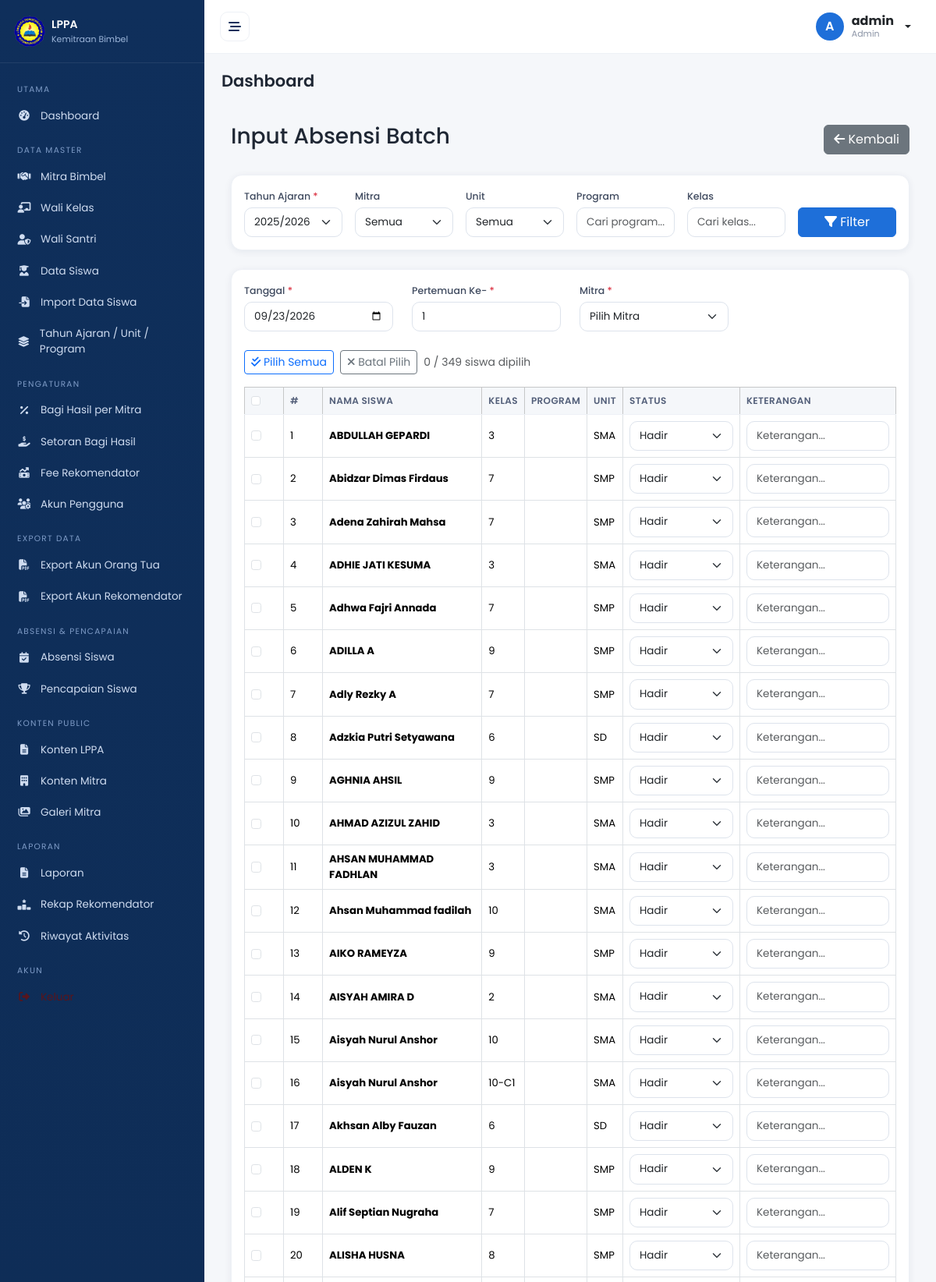
The page /admin/input_absensi_batch.php?academic_year_id=2 (signed in, upper part) on the database its author committed.
### tables this page shows
CREATE TABLE `students` (
  `id` int(11) NOT NULL,
  `nis_nisn` varchar(50) DEFAULT NULL,
  `partner_id` int(11) DEFAULT NULL,
  `academic_year_id` int(11) DEFAULT NULL,
  `unit_id` int(11) DEFAULT NULL,
  `tanggal_pendaftaran` date NOT NULL,
  `nama_siswa` varchar(150) NOT NULL,
  `kelas` varchar(50) DEFAULT NULL,
  `kategori_peserta` enum('reguler','khusus') DEFAULT 'reguler',
  `program_bimbel` varchar(150) DEFAULT NULL,
  `biaya_pendaftaran` decimal(14,2) NOT NULL DEFAULT 0.00,
  `triwulan` enum('I','II','III','IV') DEFAULT NULL,
  `is_psam` enum('Ya','Tidak') NOT NULL DEFAULT 'Tidak',
  `total_biaya` decimal(14,2) NOT NULL DEFAULT 0.00,
  `biaya_program` decimal(14,2) NOT NULL DEFAULT 0.00,
  `status_pembayaran` enum('angsuran','lunas') NOT NULL DEFAULT 'angsuran',
  `wali_kelas_id` int(11) DEFAULT NULL,
  `wali_santri_id` int(11) DEFAULT NULL,
  `keterangan` text DEFAULT NULL,
  `created_at` timestamp NOT NULL DEFAULT current_timestamp(),
  `updated_at` timestamp NOT NULL DEFAULT current_timestamp() ON UPDATE current_timestamp()
);

CREATE TABLE `units` (
  `id` int(11) NOT NULL,
  `nama_unit` varchar(100) NOT NULL,
  `status` enum('aktif','nonaktif') NOT NULL DEFAULT 'aktif'
);

### config/app.php (called while the page is built, shortened)
<?php
function base_url(string $path = ''): string {
    $script = str_replace('\\', '/', dirname($_SERVER['SCRIPT_NAME'] ?? '/'));
    $parts = explode('/', trim($script, '/'));
    $last  = end($parts);
    if (in_array($last, ['admin', 'mitra', 'wali', 'orang_tua', 'auth', 'reports'], true)) {
        array_pop($parts);
    }
    $base = '/' . implode('/', array_filter($parts));
    $base = rtrim($base, '/');
    if ($path !== '') {
        $qpos = strpos($path, '?');
        $pathOnly = $qpos !== false ? substr($path, 0, $qpos) : $path;
        $queryStr = $qpos !== false ? substr($path, $qpos) : '';
        if (substr($pathOnly, -4) === '.php') {
            $pathOnly = substr($pathOnly, 0, -4);
        }
        $path = $pathOnly . $queryStr;
    }
    return $base . '/' . ltrim($path, '/');
}
require_once __DIR__ . '/database.php';
require_once __DIR__ . '/../includes/functions.php';

### config/database.php (called while the page is built, shortened)
<?php
function db(): PDO {
    static $pdo = null;
    if ($pdo === null) {
        $dsn = 'mysql:host=' . DB_HOST . ';dbname=' . DB_NAME . ';charset=' . DB_CHARSET;
        try {
            $pdo = new PDO($dsn, DB_USER, DB_PASS, [
                PDO::ATTR_ERRMODE            => PDO::ERRMODE_EXCEPTION,
                PDO::ATTR_DEFAULT_FETCH_MODE => PDO::FETCH_ASSOC,
                PDO::ATTR_EMULATE_PREPARES   => false,
            ]);
        } catch (PDOException $e) {
            die('Koneksi database gagal: ' . htmlspecialchars($e->getMessage()));
        }
    }
    return $pdo;
}

### includes/functions.php (called while the page is built, shortened)
<?php
function e($v): string { return htmlspecialchars((string)$v, ENT_QUOTES, 'UTF-8'); }

### includes/auth.php (called while the page is built, shortened)
<?php
require_once __DIR__ . '/../config/app.php';
function role(): string { return $_SESSION['user']['role'] ?? ''; }

### admin/input_absensi_batch.php (the view, shortened to what this page needs)
<?php
require_once __DIR__ . '/../includes/auth.php';
$partnerId = role() === 'mitra' ? my_partner_id() : null;
$academicYearId = $_GET['academic_year_id'] ?? '';
$program = $_GET['program'] ?? '';
$kelas = $_GET['kelas'] ?? '';
$where = ["1=1"];
$params = [];
if ($academicYearId) {
    $where[] = "s.academic_year_id = ?";
    $params[] = $academicYearId;
}
$whereClause = implode(' AND ', $where);
$students = db()->prepare("SELECT s.*, p.nama_mitra, ay.nama_tahun_ajaran, u.nama_unit
FROM students s
LEFT JOIN partners p ON s.partner_id = p.id
LEFT JOIN academic_years ay ON s.academic_year_id = ay.id
LEFT JOIN units u ON s.unit_id = u.id
WHERE $whereClause
ORDER BY s.nama_siswa ASC");
$students->execute($params);
$students = $students->fetchAll();
$academicYears = db()->query("SELECT * FROM academic_years ORDER BY nama_tahun_ajaran DESC")->fetchAll();
require_once __DIR__ . '/../includes/header.php';
?>
<div class="container-fluid py-4">
    <div class="d-flex justify-content-between align-items-center mb-4">
        <h3>Input Absensi Batch</h3>
        <a href="<?= base_url('admin/absensi.php') ?>" class="btn btn-secondary">
            <i class="fa-solid fa-arrow-left"></i> Kembali
        </a>
    </div>
    <div class="card mb-4">
        <div class="card-body">
            <form method="GET" id="filterForm" class="row g-3">
                <div class="col-md-2">
                    <label class="form-label">Tahun Ajaran <span class="text-danger">*</span></label>
                    <select name="academic_year_id" class="form-select" onchange="submitFilter()">
                        <?php foreach ($academicYears as $ay): ?>
                            <option value="<?= $ay['id'] ?>" <?= $academicYearId == $ay['id'] ? 'selected' : '' ?>>
                                <?= e($ay['nama_tahun_ajaran']) ?>
                            </option>
                        <?php endforeach; ?>
                    </select>
                </div>
                <?php if (role() === 'admin'): ?>
                <div class="col-md-2">
                    <label class="form-label">Mitra</label>
                    <select name="partner_id" class="form-select">
                        <option value="">Semua</option>
                    </select>
                </div>
                <?php endif; ?>
                <div class="col-md-2">
                    <label class="form-label">Unit</label>
                    <select name="unit_id" class="form-select">
                        <option value="">Semua</option>
                    </select>
                </div>
                <div class="col-md-2">
                    <label class="form-label">Program</label>
                    <input type="text" name="program" class="form-control" value="<?= e($program) ?>" placeholder="Cari program...">
                </div>
                <div class="col-md-2">
                    <label class="form-label">Kelas</label>
                    <input type="text" name="kelas" class="form-control" value="<?= e($kelas) ?>" placeholder="Cari kelas...">
                </div>
                <div class="col-md-2 d-flex align-items-end">
                    <button type="submit" class="btn btn-primary w-100">
                        <i class="fa-solid fa-filter"></i> Filter
                    </button>
                </div>
            </form>
        </div>
    </div>
    <div class="card">
        <div class="card-body">
            <form method="POST">
                <div class="row mb-4">
                    <div class="col-md-3">
                        <label class="form-label">Tanggal <span class="text-danger">*</span></label>
                        <input type="date" name="tanggal" class="form-control" required value="<?= date('Y-m-d') ?>">
                    </div>
                    <div class="col-md-3">
                        <label class="form-label">Pertemuan Ke- <span class="text-danger">*</span></label>
                        <input type="number" name="pertemuan_ke" class="form-control" required min="1" value="1">
                    </div>
                    <?php if (role() === 'admin'): ?>
                    <div class="col-md-3">
                        <label class="form-label">Mitra <span class="text-danger">*</span></label>
                        <select name="partner_id" class="form-select" required>
                            <option value="">Pilih Mitra</option>
                        </select>
                    </div>
                    <?php else: ?>
                    <input type="hidden" name="partner_id" value="<?= $partnerId ?>">
                    <?php endif; ?>
                </div>
                <?php if (!$academicYearId): ?>
                    <div class="alert alert-info">
                        <i class="fa-solid fa-circle-info me-2"></i>
                        Pilih Tahun Ajaran pada filter di atas untuk menampilkan daftar siswa. Hanya siswa pada tahun ajaran terpilih yang akan ditampilkan.
                    </div>
                <?php else: ?>
                    <div class="mb-3 d-flex flex-wrap align-items-center gap-2">
                        <button type="button" class="btn btn-sm btn-outline-primary" onclick="selectAll()">
                            <i class="fa-solid fa-check-double"></i> Pilih Semua
                        </button>
                        <button type="button" class="btn btn-sm btn-outline-secondary" onclick="deselectAll()">
                            <i class="fa-solid fa-times"></i> Batal Pilih
                        </button>
                        <span class="text-muted" id="selectedCount">0 / <?= count($students) ?> siswa dipilih</span>
                    </div>
                    <div class="table-responsive">
                        <table class="table table-bordered table-hover">
                            <thead class="table-light">
                                <tr>
                                    <th style="width: 50px;">
                                        <input type="checkbox" class="form-check-input" id="selectAllCheckbox" onchange="toggleSelectAll()">
                                    </th>
                                    <th style="width: 50px;">#</th>
                                    <th>Nama Siswa</th>
                                    <th>Kelas</th>
                                    <th>Program</th>
                                    <th>Unit</th>
                                    <th style="width: 150px;">Status</th>
                                    <th style="width: 200px;">Keterangan</th>
                                </tr>
                            </thead>
                            <tbody>
                                <?php foreach ($students as $index => $s): ?>
                                    <tr>
                                        <td>
                                            <input type="checkbox" class="form-check-input student-checkbox" name="selected_students[]" value="<?= $s['id'] ?>" onchange="updateSelectedCount()">
                                        </td>
                                        <td><?= $index + 1 ?></td>
                                        <td><strong><?= e($s['nama_siswa']) ?></strong></td>
                                        <td><?= e($s['kelas']) ?></td>
                                        <td><?= e($s['program_bimbel']) ?></td>
                                        <td><?= e($s['nama_unit']) ?></td>
                                        <td>
                                            <select name="attendance[<?= $s['id'] ?>]" class="form-select form-select-sm">
                                                <option value="hadir" selected>Hadir</option>
                                            </select>
                                        </td>
                                        <td>
                                            <input type="text" name="keterangan[<?= $s['id'] ?>]" class="form-control form-control-sm" placeholder="Keterangan...">
                                        </td>
                                    </tr>
                                <?php endforeach; ?>
                            </tbody>
                        </table>
                    </div>
                <?php endif; ?>
            </form>
        </div>
    </div>
</div>
<?php require_once __DIR__ . '/../includes/footer.php'; ?>

### assets/css/style.css (style rules this page uses)
:root { --navy:#0f2f5b; --navy-700:#14406f; --blue:#1e6fd9; --blue-100:#e8f1fd; --gray-50:#f5f7fa; --gray-100:#eef1f6; --gray-400:#8a93a5; --text:#1f2734; --green:#16a34a; --amber:#d97706; --red:#dc2626; --radius:14px; --shadow:0 2px 10px rgba(15,47,91,.07); --sidebar-w:262px; }
* { box-sizing:border-box }
html,body { overflow-x:hidden }
body { margin:0;font-family:'Poppins',system-ui,sans-serif;background:var(--gray-50);color:var(--text);font-size:14px }
a { text-decoration:none }
.card { border:1px solid var(--gray-100);border-radius:var(--radius);box-shadow:var(--shadow) }
.table { font-size:13.2px;margin:0 }
.table>thead th { background:var(--gray-50);color:#54607a;font-weight:600;font-size:12px;text-transform:uppercase;letter-spacing:.03em;white-space:nowrap;border-bottom:1px solid var(--gray-100) }
.table>tbody td { vertical-align:middle }
.btn-primary { background:var(--blue);border-color:var(--blue) }
.form-label { font-size:12.5px;font-weight:500;color:#3f4a5f;margin-bottom:4px }
.form-control,.form-select { border-radius:10px;border-color:#dde3ec;font-size:13.5px;padding:.5rem .75rem }

### rows shown on the page
students: nama_siswa "ABDULLAH GEPARDI", kelas "3", unit.nama_unit "SMA", id "Hadir"
students: nama_siswa "Abidzar Dimas Firdaus", kelas "7", unit.nama_unit "SMP", id "Hadir"
students: nama_siswa "Adena Zahirah Mahsa", kelas "7", unit.nama_unit "SMP", id "Hadir"
students: nama_siswa "ADHIE JATI KESUMA", kelas "3", unit.nama_unit "SMA", id "Hadir"
students: nama_siswa "Adhwa Fajri Annada", kelas "7", unit.nama_unit "SMP", id "Hadir"
students: nama_siswa "ADILLA A", kelas "9", unit.nama_unit "SMP", id "Hadir"
students: nama_siswa "Adly Rezky A", kelas "7", unit.nama_unit "SMP", id "Hadir"
students: nama_siswa "Adzkia Putri Setyawana", kelas "6", unit.nama_unit "SD", id "Hadir"
students: nama_siswa "AGHNIA AHSIL", kelas "9", unit.nama_unit "SMP", id "Hadir"
students: nama_siswa "AHMAD AZIZUL ZAHID", kelas "3", unit.nama_unit "SMA", id "Hadir"
students: nama_siswa "AHSAN MUHAMMAD FADHLAN", kelas "3", unit.nama_unit "SMA", id "Hadir"
students: nama_siswa "Ahsan Muhammad fadilah", kelas "10", unit.nama_unit "SMA", id "Hadir"
students: nama_siswa "AIKO RAMEYZA", kelas "9", unit.nama_unit "SMP", id "Hadir"
students: nama_siswa "AISYAH AMIRA D", kelas "2", unit.nama_unit "SMA", id "Hadir"
students: nama_siswa "Aisyah Nurul Anshor", kelas "10", unit.nama_unit "SMA", id "Hadir"
students: nama_siswa "Aisyah Nurul Anshor", kelas "10-C1", unit.nama_unit "SMA", id "Hadir"
students: nama_siswa "Akhsan Alby Fauzan", kelas "6", unit.nama_unit "SD", id "Hadir"
students: nama_siswa "ALDEN K", kelas "9", unit.nama_unit "SMP", id "Hadir"
students: nama_siswa "Alif Septian Nugraha", kelas "7", unit.nama_unit "SMP", id "Hadir"
students: nama_siswa "ALISHA HUSNA", kelas "8", unit.nama_unit "SMP", id "Hadir"

### other values the page prints
substr(user()['nama'] ?? 'U', 0, 1) "A"
user()['nama'] "admin"
str_replace('_', ' ', ucfirst(role())) "Admin"
$PAGE_TITLE "Dashboard"
count($students) "349"
form field academic_year_id "2025/2026"
